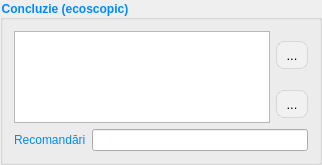
        <widget class="QGroupBox" name="groupBox_31">
         <property name="sizePolicy">
          <sizepolicy hsizetype="Preferred" vsizetype="Fixed">
           <horstretch>0</horstretch>
           <verstretch>0</verstretch>
          </sizepolicy>
         </property>
         <property name="font">
          <font>
           <family>Cantarell</family>
           <bold>true</bold>
          </font>
         </property>
         <property name="styleSheet">
          <string notr="true">color: rgb(0, 137, 255);</string>
         </property>
         <property name="title">
          <string>Concluzie (ecoscopic)</string>
         </property>
         <layout class="QGridLayout" name="gridLayout">
          <item row="0" column="0" rowspan="2" colspan="2">
           <widget class="QPlainTextEdit" name="gestation2_concluzion">
            <property name="minimumSize">
             <size>
              <width>0</width>
              <height>92</height>
             </size>
            </property>
            <property name="maximumSize">
             <size>
              <width>16777215</width>
              <height>16777215</height>
             </size>
            </property>
           </widget>
          </item>
          <item row="0" column="2">
           <widget class="QToolButton" name="btnSelectTemplate">
            <property name="styleSheet">
             <string notr="true">QToolButton
{
border: 1px solid rgba(0, 0, 0, 0.1);
border-radius: 8px;
background-color: #f1f1f1;
color: #000000;
font-size: 13px;
padding: 4px 4px;
}
QToolButton:hover
{
background-color: #e0e0e0;
}
QToolButton:pressed
{
background-color: #d0d0d0;
}</string>
            </property>
            <property name="text">
             <string>...</string>
            </property>
            <property name="icon">
             <iconset resource="../../resources/resource.qrc">
              <normaloff>:/img/actions/select.png</normaloff>:/img/actions/select.png</iconset>
            </property>
           </widget>
          </item>
          <item row="1" column="2">
           <widget class="QToolButton" name="btnAddTemplate">
            <property name="styleSheet">
             <string notr="true">QToolButton
{
border: 1px solid rgba(0, 0, 0, 0.1);
border-radius: 8px;
background-color: #f1f1f1;
color: #000000;
font-size: 13px;
padding: 4px 4px;
}
QToolButton:hover
{
background-color: #e0e0e0;
}
QToolButton:pressed
{
background-color: #d0d0d0;
}</string>
            </property>
            <property name="text">
             <string>...</string>
            </property>
            <property name="icon">
             <iconset resource="../../resources/resource.qrc">
              <normaloff>:/img/toolBar/add.png</normaloff>:/img/toolBar/add.png</iconset>
            </property>
           </widget>
          </item>
          <item row="2" column="0">
           <widget class="QLabel" name="label_228">
            <property name="sizePolicy">
             <sizepolicy hsizetype="Maximum" vsizetype="Preferred">
              <horstretch>0</horstretch>
              <verstretch>0</verstretch>
             </sizepolicy>
            </property>
            <property name="text">
             <string>Recomandări</string>
            </property>
           </widget>
          </item>
          <item row="2" column="1" colspan="2">
           <widget class="LineEditCustom" name="gestation2_recommendation"/>
          </item>
         </layout>
        </widget>
